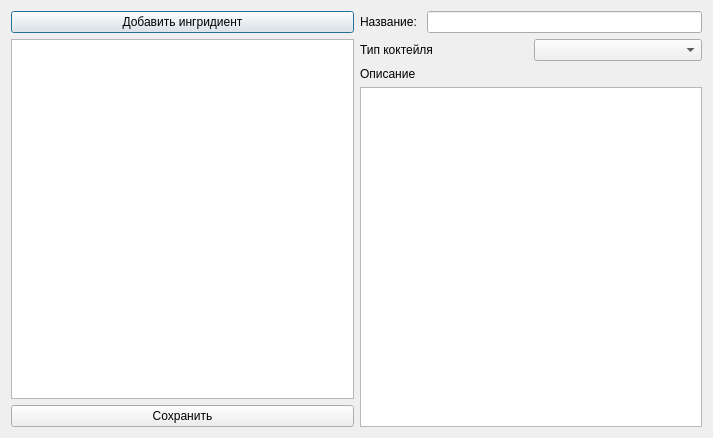
<?xml version="1.0" encoding="UTF-8"?>
<ui version="4.0">
 <class>AlcoCreateCoctailForm</class>
 <widget class="QDialog" name="AlcoCreateCoctailForm">
  <property name="geometry">
   <rect>
    <x>0</x>
    <y>0</y>
    <width>713</width>
    <height>438</height>
   </rect>
  </property>
  <property name="windowTitle">
   <string>Создать коктейль</string>
  </property>
  <layout class="QHBoxLayout" name="horizontalLayout">
   <item>
    <layout class="QVBoxLayout" name="verticalLayout">
     <item>
      <widget class="QPushButton" name="Btn_addItem">
       <property name="text">
        <string>Добавить ингридиент</string>
       </property>
      </widget>
     </item>
     <item>
      <widget class="QTableWidget" name="table"/>
     </item>
     <item>
      <widget class="QPushButton" name="Btn_Save">
       <property name="text">
        <string>Сохранить</string>
       </property>
      </widget>
     </item>
    </layout>
   </item>
   <item>
    <layout class="QVBoxLayout" name="verticalLayout_2">
     <item>
      <layout class="QHBoxLayout" name="Lay_name">
       <item>
        <widget class="QLabel" name="D_name">
         <property name="text">
          <string>Название: </string>
         </property>
        </widget>
       </item>
       <item>
        <widget class="QLineEdit" name="W_name"/>
       </item>
      </layout>
     </item>
     <item>
      <layout class="QHBoxLayout" name="Lay_typeCoctail">
       <item>
        <widget class="QLabel" name="D_typeCoctail">
         <property name="text">
          <string>Тип коктейля</string>
         </property>
        </widget>
       </item>
       <item>
        <widget class="QComboBox" name="W_typeCoctail"/>
       </item>
      </layout>
     </item>
     <item>
      <widget class="QLabel" name="D_about">
       <property name="text">
        <string>Описание</string>
       </property>
      </widget>
     </item>
     <item>
      <widget class="QTextEdit" name="textEdit"/>
     </item>
    </layout>
   </item>
  </layout>
 </widget>
 <resources/>
 <connections/>
</ui>
